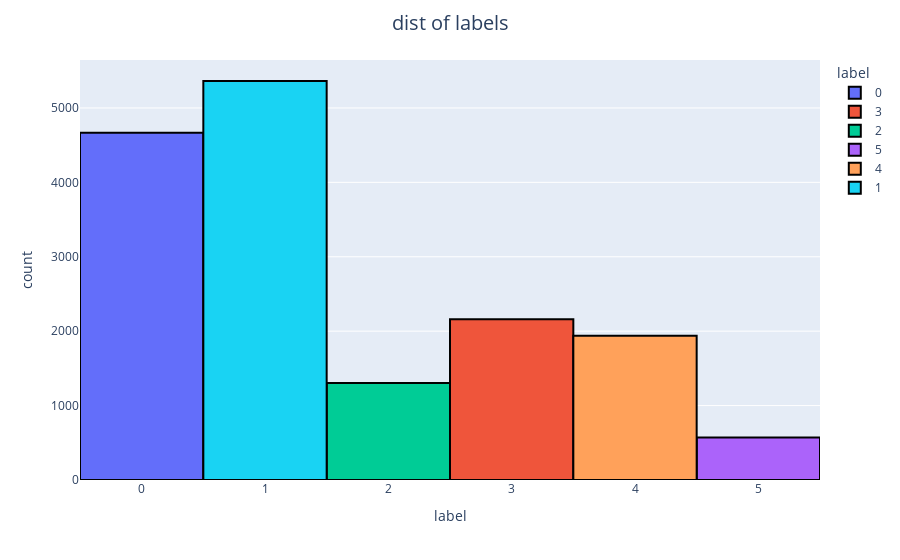

Notebook code cell kept with this figure:
### Markdown cell above
## Distributions of label

### Code cell
fig = px.histogram(train, x='label', color='label')
fig.update_traces(marker=dict(line=dict(color='#000000', width=2)))

fig.update_layout(title_text='dist of labels', title_x=0.5, title_font=dict(size=20))

fig.show()

### Figure 1 — Plotly figure (JSON) as saved in the notebook; plotly's stock layout.template omitted (floating-point values rounded to 4 significant figures; data arrays with more than 128 entries replaced by an {"elided": "..."} marker saying what was removed)
{"data": [{"bingroup": "x", "hovertemplate": "label=%{x}<br>count=%{y}<extra></extra>", "legendgroup": "0", "marker": {"color": "#636efa", "line": {"color": "#000000", "width": 2}, "pattern": {"shape": ""}}, "name": "0", "orientation": "v", "showlegend": true, "type": "histogram", "x": {"elided": "4666 int values"}, "xaxis": "x", "yaxis": "y"}, {"bingroup": "x", "hovertemplate": "label=%{x}<br>count=%{y}<extra></extra>", "legendgroup": "3", "marker": {"color": "#EF553B", "line": {"color": "#000000", "width": 2}, "pattern": {"shape": ""}}, "name": "3", "orientation": "v", "showlegend": true, "type": "histogram", "x": {"elided": "2159 int values"}, "xaxis": "x", "yaxis": "y"}, {"bingroup": "x", "hovertemplate": "label=%{x}<br>count=%{y}<extra></extra>", "legendgroup": "2", "marker": {"color": "#00cc96", "line": {"color": "#000000", "width": 2}, "pattern": {"shape": ""}}, "name": "2", "orientation": "v", "showlegend": true, "type": "histogram", "x": {"elided": "1304 int values"}, "xaxis": "x", "yaxis": "y"}, {"bingroup": "x", "hovertemplate": "label=%{x}<br>count=%{y}<extra></extra>", "legendgroup": "5", "marker": {"color": "#ab63fa", "line": {"color": "#000000", "width": 2}, "pattern": {"shape": ""}}, "name": "5", "orientation": "v", "showlegend": true, "type": "histogram", "x": {"elided": "572 int values"}, "xaxis": "x", "yaxis": "y"}, {"bingroup": "x", "hovertemplate": "label=%{x}<br>count=%{y}<extra></extra>", "legendgroup": "4", "marker": {"color": "#FFA15A", "line": {"color": "#000000", "width": 2}, "pattern": {"shape": ""}}, "name": "4", "orientation": "v", "showlegend": true, "type": "histogram", "x": {"elided": "1937 int values"}, "xaxis": "x", "yaxis": "y"}, {"bingroup": "x", "hovertemplate": "label=%{x}<br>count=%{y}<extra></extra>", "legendgroup": "1", "marker": {"color": "#19d3f3", "line": {"color": "#000000", "width": 2}, "pattern": {"shape": ""}}, "name": "1", "orientation": "v", "showlegend": true, "type": "histogram", "x": {"elided": "5362 int values"}, "xaxis": "x", "yaxis": "y"}], "layout": {"barmode": "relative", "legend": {"title": {"text": "label"}, "tracegroupgap": 0}, "margin": {"t": 60}, "title": {"font": {"size": 20}, "text": "dist of labels", "x": 0.5}, "xaxis": {"anchor": "y", "categoryarray": [0, 3, 2, 5, 4, 1], "categoryorder": "array", "domain": [0, 1], "title": {"text": "label"}}, "yaxis": {"anchor": "x", "domain": [0, 1], "title": {"text": "count"}}}}
